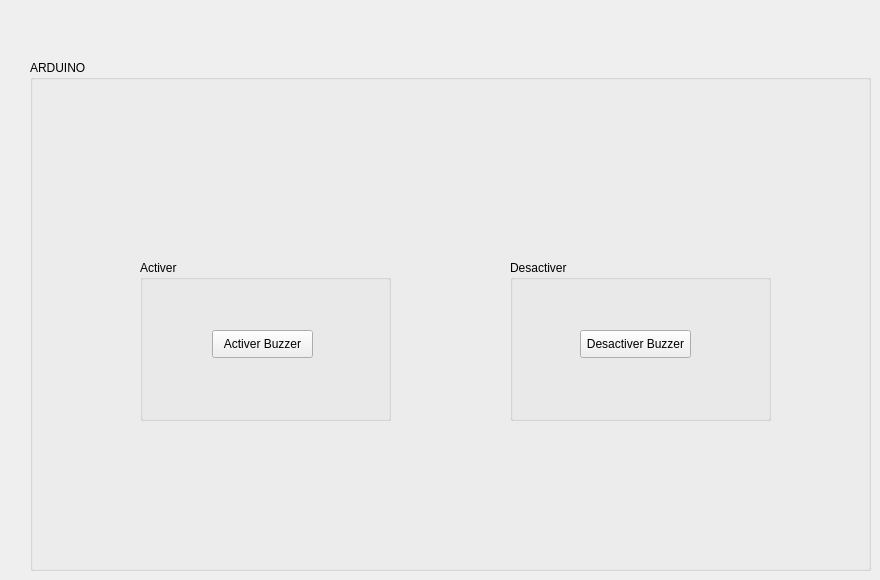
   <widget class="QWidget" name="tab_12">
    <attribute name="title">
     <string>Arduino</string>
    </attribute>
    <widget class="QGroupBox" name="groupBox_24">
     <property name="geometry">
      <rect>
       <x>30</x>
       <y>60</y>
       <width>841</width>
       <height>511</height>
      </rect>
     </property>
     <property name="title">
      <string>ARDUINO </string>
     </property>
     <widget class="QGroupBox" name="groupBox_25">
      <property name="geometry">
       <rect>
        <x>480</x>
        <y>200</y>
        <width>261</width>
        <height>161</height>
       </rect>
      </property>
      <property name="title">
       <string>Desactiver</string>
      </property>
      <widget class="QPushButton" name="pushButton_2">
       <property name="geometry">
        <rect>
         <x>70</x>
         <y>70</y>
         <width>111</width>
         <height>28</height>
        </rect>
       </property>
       <property name="text">
        <string>Desactiver Buzzer</string>
       </property>
      </widget>
     </widget>
     <widget class="QGroupBox" name="groupBox_26">
      <property name="geometry">
       <rect>
        <x>110</x>
        <y>200</y>
        <width>251</width>
        <height>161</height>
       </rect>
      </property>
      <property name="title">
       <string>Activer</string>
      </property>
      <widget class="QPushButton" name="pushButton">
       <property name="geometry">
        <rect>
         <x>72</x>
         <y>70</y>
         <width>101</width>
         <height>28</height>
        </rect>
       </property>
       <property name="text">
        <string>Activer Buzzer</string>
       </property>
      </widget>
     </widget>
    </widget>
   </widget>
